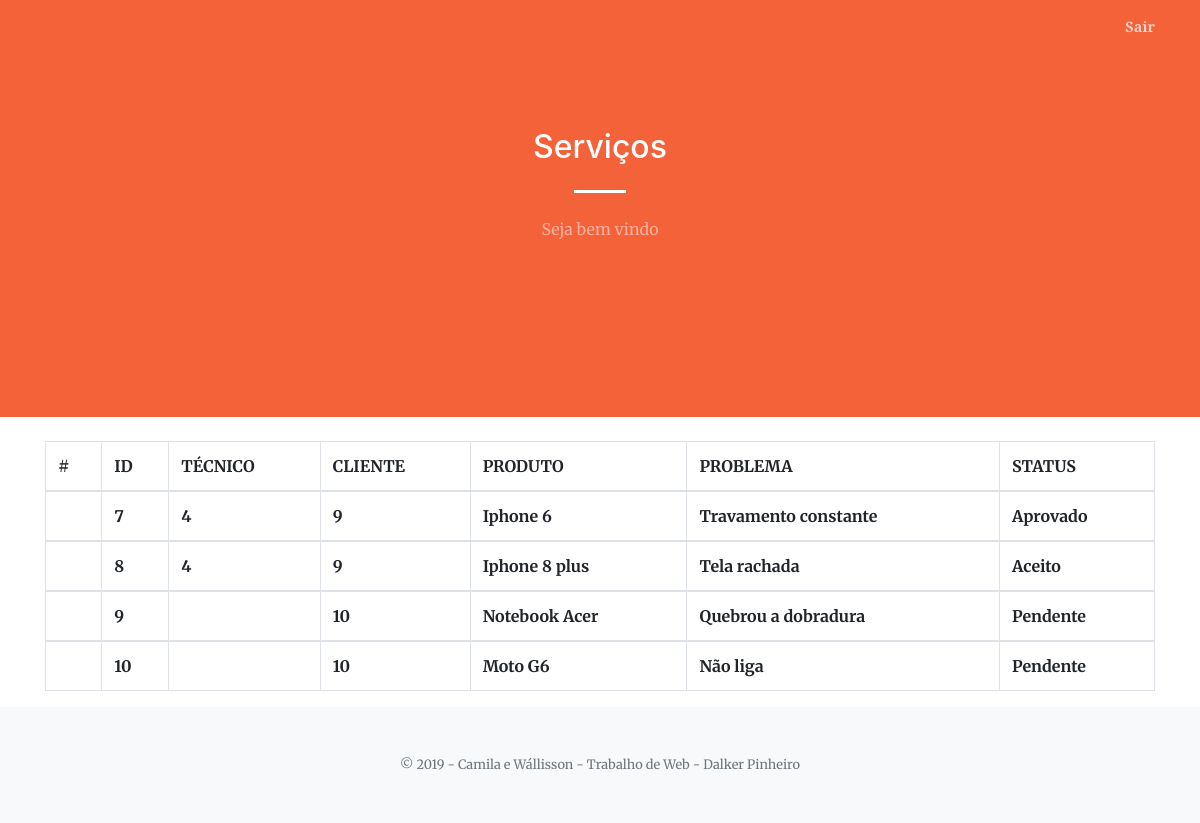
/view/visualizarServico.php (signed in), run on the app's committed database.
### tables this page shows
CREATE TABLE `servico` (
  `DATA` date DEFAULT NULL,
  `HORA` varchar(15) DEFAULT NULL,
  `STATUS` varchar(20) DEFAULT NULL,
  `PRODUTO` varchar(50) DEFAULT NULL,
  `DESCRICAO` varchar(300) DEFAULT NULL,
  `PROBLEMA` varchar(20) DEFAULT NULL,
  `TECID` int(11) DEFAULT NULL,
  `ID` int(11) NOT NULL,
  `CLIENTEID` int(11) DEFAULT NULL
);

### controller/ServicoDAO.php (called while the page is built, shortened)
<?php
class ServicoDAO{
	public function listar_servico(){
		include("../config/conexao.php");
		$sql = 'SELECT * FROM servico';
		$consulta = $conexao->prepare($sql);
		$consulta->execute();
		return ($consulta->fetchAll(PDO::FETCH_ASSOC));
	}
}
?>

### view/visualizarServico.php (the view, shortened to what this page needs)
<?php
    include_once ("../controller/ServicoDAO.php");
    $servicoDAO = new ServicoDAO();
    $servicos = $servicoDAO->listar_servico();
	if (!empty($_SESSION['idAdmin'])) {
?>
    <!DOCTYPE html>
    <html>
    <head>
    </head>
    <body>
        <link href="vendor/fontawesome-free/css/all.min.css" rel="stylesheet" type="text/css">
        <link href="vendor/magnific-popup/magnific-popup.css" rel="stylesheet">
        <link href="../css/creative.min.css" rel="stylesheet">
        <link href="../font/css/open-iconic-bootstrap.scss" rel="stylesheet" type="text/css" href="">
        <nav class="navbar navbar-expand-lg navbar-light fixed-top py-3" id="mainNav">
            <div class="container">
                <div class="collapse navbar-collapse" id="navbarResponsive">
                   <ul class="navbar-nav ml-auto my-2 my-lg-0">
                        <li class="nav-item">
                            <a href="#" id="btSair" class="nav-link js-scroll-trigger" onclick="">Sair</a>
                        </li>
                    </ul>
                </div>
            </div>
        </nav>
        <section class="page-section bg-primary" id="about">
            <div class="container">
                <div class="row justify-content-center">
                    <div class="col-lg-8 text-center">
                        <h2 class="text-white mt-0">Serviços</h2>
                        <hr class="divider light my-4">
                        <p class="text-white-50 mb-4">Seja bem vindo</p>
                    </div>
                </div>
            </div>
            <br>
        </section>
        <br>
        <div class="container">
        <div class="table-responsive-lg" >
            <table class="table table-hover  table-bordered  ">
                <thead class="thead">
              <tr>
                <th scope="col">#</th>
                <th scope="col">ID</th>
                <th scope="col">TÉCNICO</th>
                <th scope="col">CLIENTE</th>
                <th scope="col">PRODUTO</th>
                <th scope="col">PROBLEMA</th>
                <th scope="col">STATUS</th>
              </tr>
                </thead>
              <?php
                foreach ($servicos as $servico) {
                    ?>
                <tbody>
                    <td>
                      <th scope="row"><?=$servico['ID']?></th>
                      <th scope="col"><?=$servico['TECID']?></th>
                      <th scope="col"><?=$servico['CLIENTEID']?></th>
                      <th scope="col"><?=$servico['PRODUTO']?></th>
                      <th scope="col"><?=$servico['PROBLEMA']?></th>
                      <th scope="col"><?=$servico['STATUS']?></th>
                    </td>
                <?php }?>
                </tbody>
            </table>
        </div>
    </div>
        <footer class="bg-light py-5">
            <div class="container">
                <div class="small text-center text-muted"> &copy; 2019 - Camila e Wállisson - Trabalho de Web - Dalker Pinheiro</div>
            </div>
        </footer>
    </body>
    </html>
    <?php
	}
    else{
		header('location:../index.php');
	}
?>

### data on the page
servico: ID "7", TECID "4", CLIENTEID "9", PRODUTO "Iphone 6", PROBLEMA "Travamento constante", STATUS "Aprovado"
servico: ID "8", TECID "4", CLIENTEID "9", PRODUTO "Iphone 8 plus", PROBLEMA "Tela rachada", STATUS "Aceito"
servico: ID "9", CLIENTEID "10", PRODUTO "Notebook Acer", PROBLEMA "Quebrou a dobradura", STATUS "Pendente"
servico: ID "10", CLIENTEID "10", PRODUTO "Moto G6", PROBLEMA "Não liga", STATUS "Pendente"
